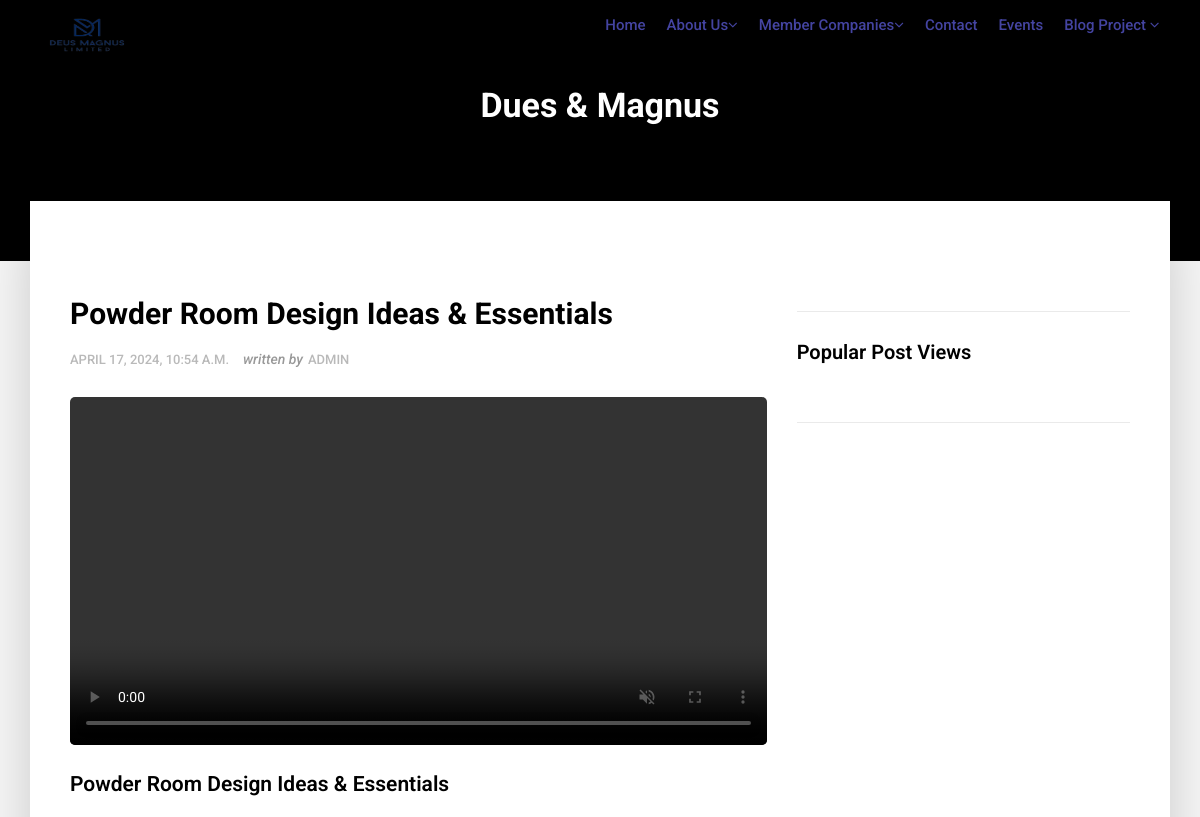
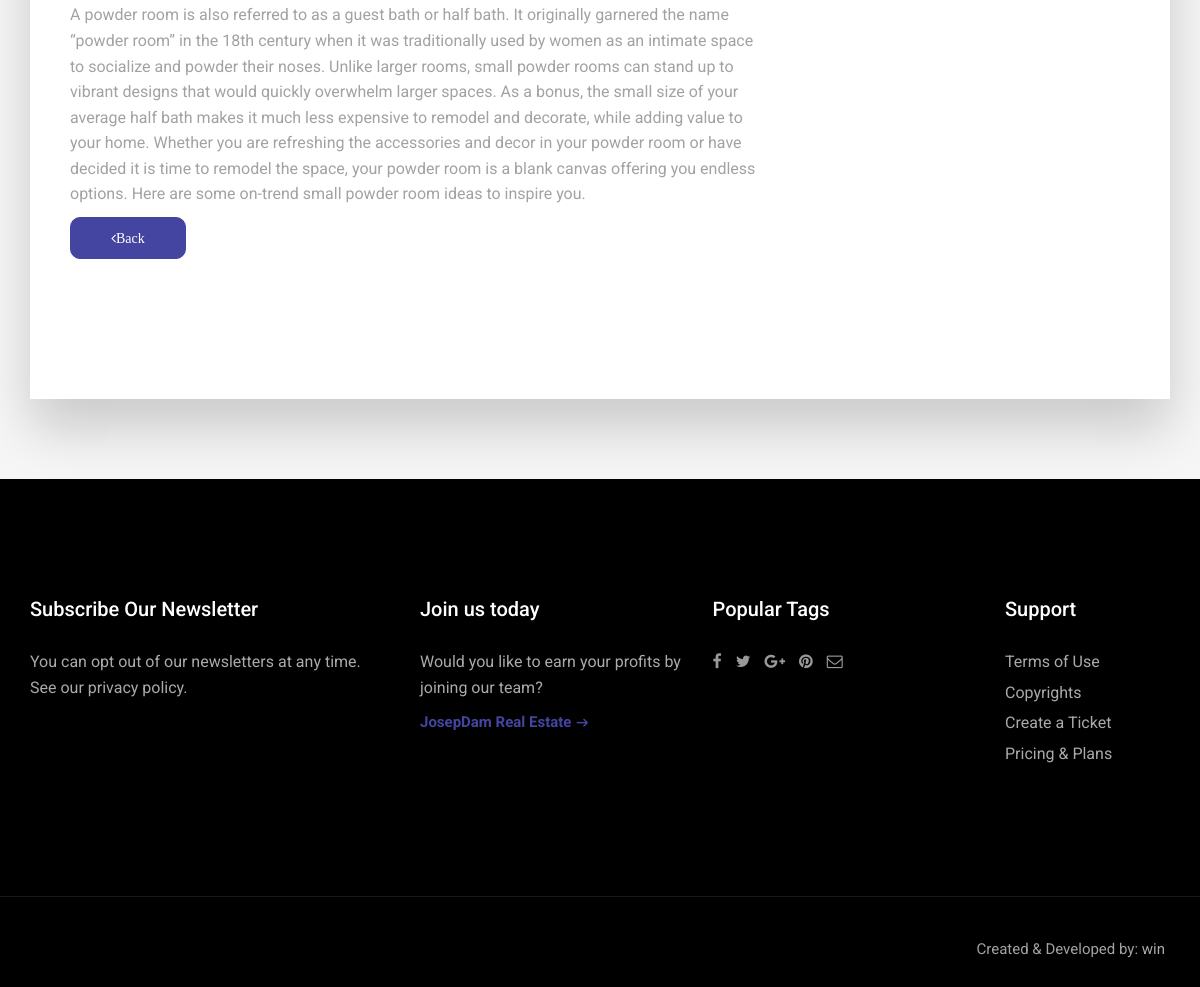
/article/2/, run on an earlier commit of the app's database (2 pictures, top to bottom).
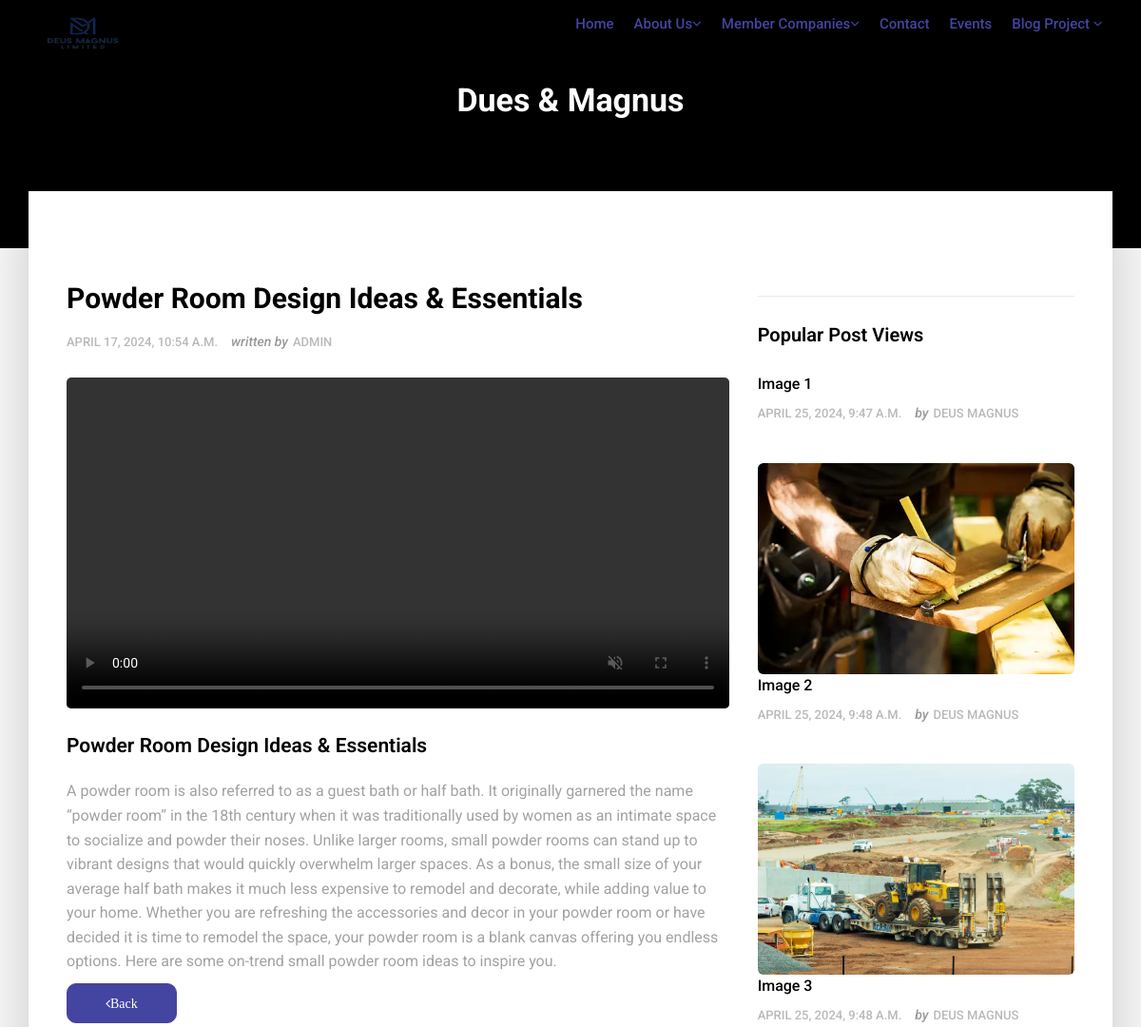
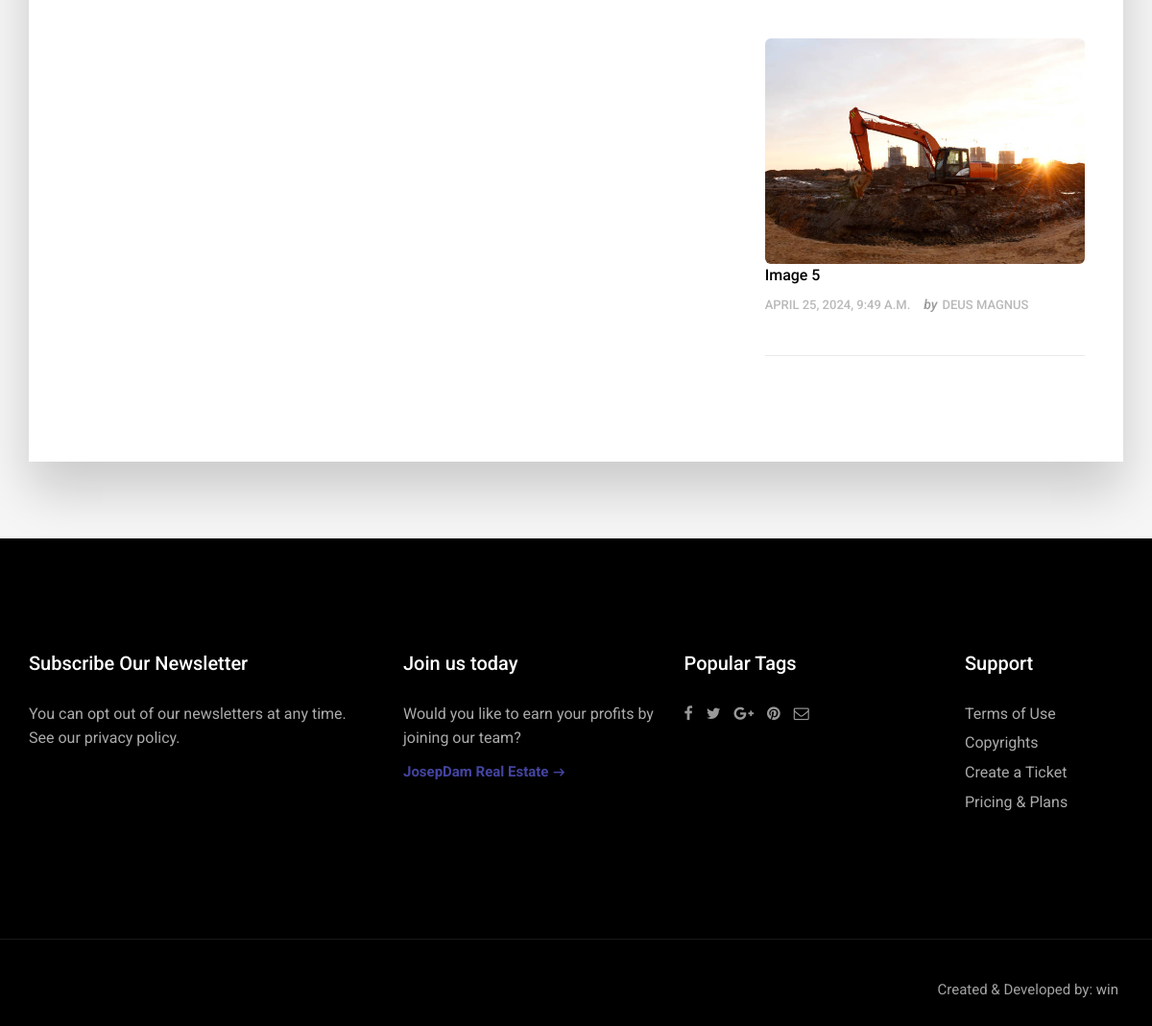
And on a later commit of the database (2 pictures, top to bottom).
### deus_magnus/models.py (models this page shows, shortened)
class DeusMagnusMainPost(models.Model):
    deus_magnus_title = models.CharField(max_length=255, blank=True, null=True)
    deus_magnus_description = models.TextField()
    deus_magnus_slug = models.SlugField (max_length=255,blank=True, null=True)
    deus_manus_video = models.FileField(upload_to='videos/')
    deus_magnus_publish_date = models.DateTimeField (auto_now_add= True)
    deus_magnus_author = models.ForeignKey(User, on_delete=models.CASCADE)
    class Meta:
        ordering =['-deus_magnus_publish_date']

class VideoSubImage(models.Model):
    video_sub_title = models.CharField(max_length=200, blank=True, null=True)
    video_sub_description = models.TextField()
    video_sub_slug = models.SlugField (max_length=255,blank=True, null=True)
    video_sub_image = models.ImageField(upload_to='video_sub_images/')
    video_sub_publish_date = models.DateTimeField (auto_now_add= True)
    video_sub_author = models.ForeignKey(User, on_delete=models.CASCADE)
    class Meta:
        ordering =['video_sub_publish_date']

### deus_magnus/views.py (the view, shortened to what this page needs)
# urls.py: path('article/<int:pk>/', ArticleDetailView.as_view(), name="detail"),
class ArticleDetailView(DetailView):
    model = DeusMagnusMainPost
    template_name = 'deus_magnus/article_detail.html'
    def get_context_data(self, **kwargs):
        context = super().get_context_data(**kwargs)
        context['sub_v_imgs'] = VideoSubImage.objects.all()
        return context

### templates/deus_magnus/article_detail.html (shortened to what this page needs)
{% extends "base.html" %}
{% load static %}
{% block content%}
<section class="section db p120">
    <div class="container">
        <div class="row">
            <div class="col-md-12">
                <div class="tagline-message page-title text-center">
                    <h3>Dues & Magnus</h3>
                </div>
            </div>
        </div>
    </div>
</section>
<section class="section gb nopadtop">
    <div class="container">
        <div class="boxed">
            <div class="row">
                <div class="col-md-8">
                    <div class="content blog-list">
                        <div class="blog-wrapper clearfix">
                            <div class="blog-meta">
                                <h3>{{ object.deus_magnus_title }}</h3>
                                <ul class="list-inline">
                                    <li>{{ object.deus_magnus_publish_date }}</li>
                                    <li><span>written by</span>{{ object.deus_magnus_author }}</li>
                                </ul>
                            </div>
                            <div class="blog-media">
                                <video autoplay muted playsinline loop width="100%"style="border-radius: 5px;" controls >
                                    <source src="{{ object.deus_manus_video.url }}" type="video/mp4">
                                </video>
                            </div>
                            <div class="blog-desc-big">
                                <p class="lead">{{ object.deus_magnus_title }}</p>
                                <p>{{ object.deus_magnus_description }}</p>
                            </div>
                        </div>
                        <div class="btn-wrapper">
                            <a href="{% url 'home' %}" class="btn btn-primary"style="border-radius: 10px;"><i class="fa fa-angle-left">Back</i></a>
                        </div>
                    </div>
                </div>
                <div class="sidebar col-md-4">
                    <div class="widget clearfix">
                    </div>
                    <div class="widget clearfix">
                        <h3 class="widget-title">Popular Post Views</h3>
                            <div class="post-widget">
                                {% for sub_v_img in sub_v_imgs %}
                                <div class="media">
                                    <a href="{% url 'sub_video_img_detail' pk=sub_v_img.pk %}">
                                    <img src="{{ sub_v_img.video_sub_image.url }}"height="20px" alt="" class="img-responsive alignleft img-rounded">
                                    </a>
                                    <div class="media-body">
                                        <h5 class="mt-0"><a href="{% url 'sub_video_img_detail' pk=sub_v_img.pk %}">{{ sub_v_img.video_sub_title }}</a></h5>
                                        <div class="blog-meta">
                                            <ul class="list-inline">
                                                <li>{{ sub_v_img.video_sub_publish_date }}</li>
                                                <li><span>by</span>Deus Magnus</li>
                                            </ul>
                                        </div>
                                    </div>
                                </div>
                                {% endfor %}
                            </div>
                    </div>
                </div>
            </div>
        </div>
    </div>
</section>
{% endblock %}

### templates/base.html (shortened to what this page needs)
{% load static %}
<html class="no-js " lang="en">
<head>
    <link href="{% static 'vendor/bootstrap/css/bootstrap.min.css' %}" rel="stylesheet"
	<link rel="stylesheet" href="{% static 'css/bootstrap.min.css' %}">
    <link rel="stylesheet" href="{% static 'css/font-awesome.min.css' %}">
    <link rel="stylesheet" href="{% static 'css/carousel.css' %}">
    <link rel="stylesheet" href="{% static 'css/animate.css' %}">
    <link rel="stylesheet" href="{% static 'css/style.css' %}">
</head>
<body>
    <div id="wrapper">
        <header class="header">
            <div class="container">
                <nav class="navbar navbar-default yamm">
                    <div class="navbar-header">
                        <div class="logo-normal">
                            <a class="navbar-brand" href="{% url 'home' %}"><img src="{% static 'images/logo.png' %}"width="105" height="70" alt=""></a>
                        </div>
                    </div>
                    <div id="navbar" class="navbar-collapse collapse">
                        <ul class="nav navbar-nav navbar-right">
                            <li><a href="{% url 'home' %}">Home</a></li>
                            <li class="dropdown hassubmenu">
                                <a href="#" class="dropdown-toggle" data-toggle="dropdown" role="button" aria-expanded="false">About Us<span class="fa fa-angle-down"></span></a>
                            </li>
                            <li class="dropdown hassubmenu">
                                <a href="#" class="dropdown-toggle" data-toggle="dropdown" role="button" aria-expanded="false">Member Companies<span class="fa fa-angle-down"></span></a>
                            </li>
                            <li><a href="{% url 'contact' %}">Contact</a></li>
                            <li><a href="events.html">Events</a></li>
                            <li class="dropdown hassubmenu">
                                <a href="#" class="dropdown-toggle" data-toggle="dropdown" role="button" aria-expanded="false">Blog Project <span class="fa fa-angle-down"></span></a>
                            </li>
                        </ul>
                    </div>
                </nav>
            </div>
        </header>
        {% block content %}
        {% endblock  %}
        <footer class="section footer noover">
            <div class="container">
                <div class="row">
                    <div class="col-lg-4 col-md-4">
                        <div class="widget clearfix">
                            <h3 class="widget-title">Subscribe Our Newsletter</h3>
                            <div class="newsletter-widget">
                                <p>You can opt out of our newsletters at any time.<br> See our <a href="#">privacy policy</a>.</p>
                            </div>
                        </div>
                    </div>
                    <div class="col-lg-3 col-md-3">
                        <div class="widget clearfix">
                            <h3 class="widget-title">Join us today</h3>
                            <p>Would you like to earn your profits by joining our team?</p>
                            <a href="https://www.josepdam.com/" target="_blank" class="readmore">JosepDam Real Estate</a><br>
                        </div>
                    </div>
                    <div class="col-lg-3 col-md-3">
                        <div class="widget clearfix">
                            <h3 class="widget-title">Popular Tags</h3>
                            <div class="authorbox-social">
                                <ul class="list-inline">
                                    <li><a href="#"><i class="fa fa-facebook"></i></a></li>
                                    <li><a href="#"><i class="fa fa-twitter"></i></a></li>
                                    <li><a href="#"><i class="fa fa-google-plus"></i></a></li>
                                    <li><a href="#"><i class="fa fa-pinterest"></i></a></li>
                                    <li><a href="#"><i class="fa fa-envelope-o"></i></a></li>
                                </ul>
                            </div>
                        </div>
                    </div>
                    <div class="col-lg-2 col-md-2">
                        <div class="widget clearfix">
                            <h3 class="widget-title">Support</h3>
                            <div class="list-widget">
                                <ul>
                                    <li><a href="#">Terms of Use</a></li>
                                    <li><a href="#">Copyrights</a></li>
                                    <li><a href="#">Create a Ticket</a></li>
                                    <li><a href="#">Pricing & Plans</a></li>
                                </ul>
                            </div>
                        </div>
                    </div>
                </div>
            </div>
        </footer>
        <div class="copyrights">
            <div class="container">
                <div class="clearfix">
                    <div class="pull-right">
                        <div class="footer-links">
                            <ul class="list-inline">
                                <li>Created & Developed by: <a href="https://udsen.pythonanywhere.com/">win</a></li>
                            </ul>
                        </div>
                    </div>
                </div>
            </div>
        </div>
    </div>
</body>
</html>

What changed in the data, as far as the page shows it:
added VideoSubImage: video_sub_title "Image 1", video_sub_publish_date "APRIL 25, 2024, 9:47 A.M."
added VideoSubImage: video_sub_image (picture), video_sub_title "Image 2", video_sub_publish_date "APRIL 25, 2024, 9:48 A.M."
added VideoSubImage: video_sub_image (picture), video_sub_title "Image 3", video_sub_publish_date "APRIL 25, 2024, 9:48 A.M."
added VideoSubImage: video_sub_image (picture), video_sub_title "Image 5", video_sub_publish_date "APRIL 25, 2024, 9:49 A.M."
